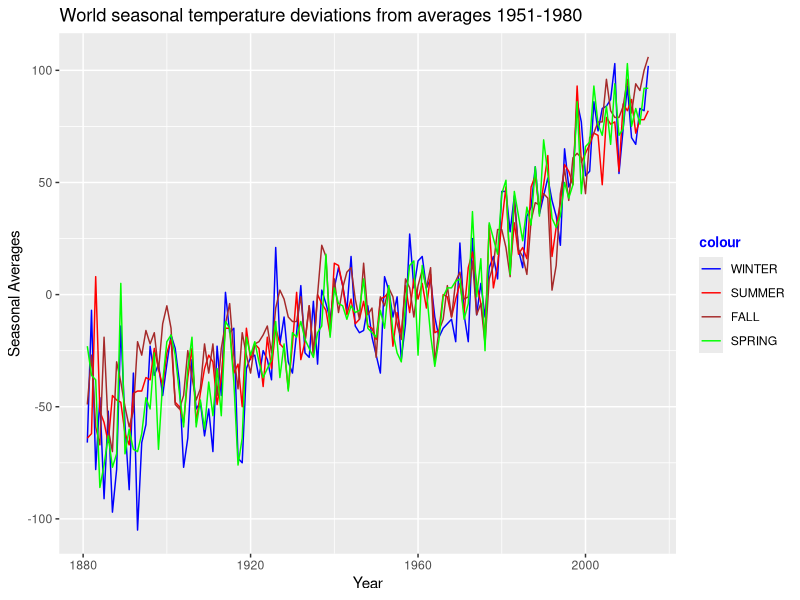

The R script that drew this image:
## ---- chunk 1
gisTempData <- read.csv("GISTEMPData.csv", header = TRUE)
gisTempData$Year.1 <- NULL
gisTempData$J.D <- NULL
gisTempData$D.N <- NULL
head(gisTempData, 5)
## ---- chunk 2
library(ggplot2)
gisTempData <- read.csv("GISTEMPData.csv", header = TRUE)
gisTempData$Year.1 <- NULL
# Remove columns that I do not plan to use...
gisTempData$J.D<-NULL
gisTempData$D.N <-NULL

# Rename last 4 columns
names(gisTempData)[14]<-"WINTER"
names(gisTempData)[15]<-"SPRING"
names(gisTempData)[16]<-"SUMMER"
names(gisTempData)[17]<-"FALL"
ggplot(data=gisTempData, aes(x=Year, y=WINTER)) +
      geom_line(aes(color='WINTER')) +
      geom_line(aes(y=SUMMER, color='SUMMER')) +
      geom_line(aes(y=FALL, color='FALL')) +
      geom_line(aes(y=SPRING, color='SPRING')) +
      labs(title ="World seasonal temperature deviations from averages 1951-1980",
           x = "Year", y = "Seasonal Averages")+
      theme(legend.title = element_text(colour="blue", size=10, face="bold")) +
      scale_colour_manual(values=c("blue","red","brown", "green"),
                          breaks=c("WINTER","SUMMER","FALL","SPRING"))
